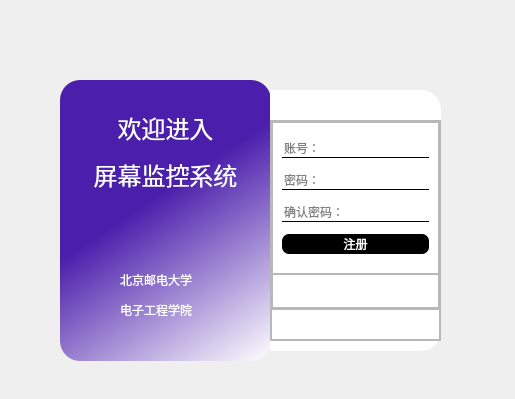
<?xml version="1.0" encoding="UTF-8"?>
<ui version="4.0">
 <class>MainWindow</class>
 <widget class="QMainWindow" name="MainWindow">
  <property name="geometry">
   <rect>
    <x>0</x>
    <y>0</y>
    <width>515</width>
    <height>399</height>
   </rect>
  </property>
  <property name="windowTitle">
   <string>MainWindow</string>
  </property>
  <widget class="QWidget" name="centralwidget">
   <widget class="QFrame" name="frame">
    <property name="geometry">
     <rect>
      <x>60</x>
      <y>80</y>
      <width>211</width>
      <height>281</height>
     </rect>
    </property>
    <property name="styleSheet">
     <string notr="true">#frame{
	background-color: qlineargradient(spread:pad, x1:0.659, y1:0.313, x2:1, y2:1, stop:0 rgba(75, 30, 171, 255), stop:1 rgba(255, 255, 255, 255));
border-radius:20px;}</string>
    </property>
    <property name="frameShape">
     <enum>QFrame::StyledPanel</enum>
    </property>
    <property name="frameShadow">
     <enum>QFrame::Raised</enum>
    </property>
    <widget class="QLabel" name="label">
     <property name="geometry">
      <rect>
       <x>30</x>
       <y>30</y>
       <width>151</width>
       <height>81</height>
      </rect>
     </property>
     <property name="styleSheet">
      <string notr="true">color: rgb(255, 255, 255);
font: 9pt &quot;微软雅黑&quot;;
</string>
     </property>
     <property name="text">
      <string>&lt;!DOCTYPE HTML PUBLIC &quot;-//W3C//DTD HTML 4.0//EN&quot; &quot;http://www.w3.org/TR/REC-html40/strict.dtd&quot;&gt;
&lt;html&gt;&lt;head&gt;&lt;meta name=&quot;qrichtext&quot; content=&quot;1&quot; /&gt;&lt;style type=&quot;text/css&quot;&gt;
p, li { white-space: pre-wrap; }
&lt;/style&gt;&lt;/head&gt;&lt;body style=&quot; font-family:'微软雅黑'; font-size:9pt; font-weight:400; font-style:normal;&quot;&gt;
&lt;p align=&quot;center&quot; style=&quot; margin-top:12px; margin-bottom:12px; margin-left:0px; margin-right:0px; -qt-block-indent:0; text-indent:0px;&quot;&gt;&lt;span style=&quot; font-family:'微软雅黑 Light'; font-size:18pt; font-weight:48; color:#ffffff;&quot;&gt;欢迎进入&lt;/span&gt;&lt;/p&gt;
&lt;p align=&quot;center&quot; style=&quot; margin-top:12px; margin-bottom:12px; margin-left:0px; margin-right:0px; -qt-block-indent:0; text-indent:0px;&quot;&gt;&lt;span style=&quot; font-family:'微软雅黑 Light'; font-size:18pt; font-weight:48; color:#ffffff;&quot;&gt;屏幕监控系统&lt;/span&gt;&lt;/p&gt;&lt;/body&gt;&lt;/html&gt;</string>
     </property>
    </widget>
    <widget class="QLabel" name="label_2">
     <property name="geometry">
      <rect>
       <x>60</x>
       <y>180</y>
       <width>101</width>
       <height>71</height>
      </rect>
     </property>
     <property name="styleSheet">
      <string notr="true">color: rgb(255, 255, 255);
font: 12pt &quot;幼圆&quot;;</string>
     </property>
     <property name="text">
      <string>&lt;html&gt;&lt;head/&gt;&lt;body&gt;&lt;p align=&quot;justify&quot;&gt;北京邮电大学&lt;/p&gt;&lt;p align=&quot;justify&quot;&gt;电子工程学院&lt;/p&gt;&lt;/body&gt;&lt;/html&gt;</string>
     </property>
    </widget>
   </widget>
   <widget class="QFrame" name="frame_2">
    <property name="geometry">
     <rect>
      <x>270</x>
      <y>90</y>
      <width>171</width>
      <height>261</height>
     </rect>
    </property>
    <property name="styleSheet">
     <string notr="true">#frame_2
{
	background-color: rgb(255, 255, 255);
	
	border-top-right-radius:20px;
	border-bottom-right-radius:20px;
}</string>
    </property>
    <property name="frameShape">
     <enum>QFrame::StyledPanel</enum>
    </property>
    <property name="frameShadow">
     <enum>QFrame::Raised</enum>
    </property>
    <property name="lineWidth">
     <number>0</number>
    </property>
    <widget class="QPushButton" name="pushButton">
     <property name="geometry">
      <rect>
       <x>130</x>
       <y>0</y>
       <width>31</width>
       <height>31</height>
      </rect>
     </property>
     <property name="contextMenuPolicy">
      <enum>Qt::DefaultContextMenu</enum>
     </property>
     <property name="styleSheet">
      <string notr="true">QPushButton{
	border:None;
}

QPushButton:hover{
	padding-bottom:5px;
}</string>
     </property>
     <property name="text">
      <string/>
     </property>
     <property name="icon">
      <iconset resource="res.qrc">
       <normaloff>:/icons/icons/关闭.png</normaloff>:/icons/icons/关闭.png</iconset>
     </property>
     <property name="iconSize">
      <size>
       <width>25</width>
       <height>25</height>
      </size>
     </property>
    </widget>
    <widget class="QFrame" name="frame_3">
     <property name="geometry">
      <rect>
       <x>0</x>
       <y>30</y>
       <width>171</width>
       <height>221</height>
      </rect>
     </property>
     <property name="minimumSize">
      <size>
       <width>171</width>
       <height>221</height>
      </size>
     </property>
     <property name="frameShape">
      <enum>QFrame::StyledPanel</enum>
     </property>
     <property name="frameShadow">
      <enum>QFrame::Raised</enum>
     </property>
     <property name="lineWidth">
      <number>0</number>
     </property>
     <layout class="QVBoxLayout" name="verticalLayout">
      <property name="spacing">
       <number>0</number>
      </property>
      <property name="leftMargin">
       <number>0</number>
      </property>
      <property name="topMargin">
       <number>0</number>
      </property>
      <property name="rightMargin">
       <number>0</number>
      </property>
      <property name="bottomMargin">
       <number>0</number>
      </property>
      <item>
       <widget class="QFrame" name="frame_4">
        <property name="sizePolicy">
         <sizepolicy hsizetype="Preferred" vsizetype="Expanding">
          <horstretch>0</horstretch>
          <verstretch>6</verstretch>
         </sizepolicy>
        </property>
        <property name="frameShape">
         <enum>QFrame::StyledPanel</enum>
        </property>
        <property name="frameShadow">
         <enum>QFrame::Raised</enum>
        </property>
        <property name="lineWidth">
         <number>0</number>
        </property>
        <layout class="QVBoxLayout" name="verticalLayout_3">
         <property name="spacing">
          <number>0</number>
         </property>
         <property name="leftMargin">
          <number>0</number>
         </property>
         <property name="topMargin">
          <number>0</number>
         </property>
         <property name="rightMargin">
          <number>0</number>
         </property>
         <property name="bottomMargin">
          <number>0</number>
         </property>
         <item>
          <widget class="QFrame" name="frame_6">
           <property name="sizePolicy">
            <sizepolicy hsizetype="Preferred" vsizetype="Expanding">
             <horstretch>0</horstretch>
             <verstretch>6</verstretch>
            </sizepolicy>
           </property>
           <property name="toolTipDuration">
            <number>0</number>
           </property>
           <property name="frameShape">
            <enum>QFrame::StyledPanel</enum>
           </property>
           <property name="frameShadow">
            <enum>QFrame::Raised</enum>
           </property>
           <property name="lineWidth">
            <number>0</number>
           </property>
           <layout class="QVBoxLayout" name="verticalLayout_4">
            <property name="spacing">
             <number>0</number>
            </property>
            <property name="leftMargin">
             <number>0</number>
            </property>
            <property name="topMargin">
             <number>0</number>
            </property>
            <property name="rightMargin">
             <number>0</number>
            </property>
            <property name="bottomMargin">
             <number>0</number>
            </property>
            <item>
             <widget class="QStackedWidget" name="stackedWidget_2">
              <property name="styleSheet">
               <string notr="true">QLineEdit{
	
	background-color: rgba(255, 255, 255,0);
	border:None;
	border-bottom:1px solid black;
}
QPushButton{
	background-color: rgb(0, 0, 0);
	color: rgb(255, 255, 255);
	border:None;
	border-radius:7px;
}
QPushButton:pressed{
	padding-top:5px;
	padding-left:5px;
}


</string>
              </property>
              <property name="currentIndex">
               <number>1</number>
              </property>
              <widget class="QWidget" name="page_Login">
               <layout class="QVBoxLayout" name="verticalLayout_5">
                <item>
                 <widget class="QLineEdit" name="lineEdit_L_account">
                  <property name="minimumSize">
                   <size>
                    <width>0</width>
                    <height>25</height>
                   </size>
                  </property>
                  <property name="placeholderText">
                   <string>账号：</string>
                  </property>
                 </widget>
                </item>
                <item>
                 <widget class="QLineEdit" name="lineEdit_L_password">
                  <property name="minimumSize">
                   <size>
                    <width>0</width>
                    <height>25</height>
                   </size>
                  </property>
                  <property name="echoMode">
                   <enum>QLineEdit::Password</enum>
                  </property>
                  <property name="placeholderText">
                   <string>密码：</string>
                  </property>
                 </widget>
                </item>
                <item>
                 <widget class="QPushButton" name="pushButton_L_sure">
                  <property name="minimumSize">
                   <size>
                    <width>0</width>
                    <height>30</height>
                   </size>
                  </property>
                  <property name="text">
                   <string>确认</string>
                  </property>
                 </widget>
                </item>
               </layout>
              </widget>
              <widget class="QWidget" name="page_Register">
               <layout class="QVBoxLayout" name="verticalLayout_6">
                <item>
                 <widget class="QLineEdit" name="lineEdit_R_account">
                  <property name="minimumSize">
                   <size>
                    <width>0</width>
                    <height>20</height>
                   </size>
                  </property>
                  <property name="placeholderText">
                   <string>账号：</string>
                  </property>
                 </widget>
                </item>
                <item>
                 <widget class="QLineEdit" name="lineEdit__R_password_R_password_2">
                  <property name="minimumSize">
                   <size>
                    <width>0</width>
                    <height>20</height>
                   </size>
                  </property>
                  <property name="echoMode">
                   <enum>QLineEdit::Password</enum>
                  </property>
                  <property name="placeholderText">
                   <string>密码：</string>
                  </property>
                 </widget>
                </item>
                <item>
                 <widget class="QLineEdit" name="lineEdit_5">
                  <property name="minimumSize">
                   <size>
                    <width>0</width>
                    <height>20</height>
                   </size>
                  </property>
                  <property name="echoMode">
                   <enum>QLineEdit::Password</enum>
                  </property>
                  <property name="placeholderText">
                   <string>确认密码：</string>
                  </property>
                 </widget>
                </item>
                <item>
                 <widget class="QPushButton" name="pushButton_R_sure">
                  <property name="minimumSize">
                   <size>
                    <width>0</width>
                    <height>20</height>
                   </size>
                  </property>
                  <property name="text">
                   <string>注册</string>
                  </property>
                 </widget>
                </item>
               </layout>
              </widget>
             </widget>
            </item>
           </layout>
          </widget>
         </item>
         <item>
          <widget class="QFrame" name="frame_7">
           <property name="sizePolicy">
            <sizepolicy hsizetype="Preferred" vsizetype="Expanding">
             <horstretch>0</horstretch>
             <verstretch>1</verstretch>
            </sizepolicy>
           </property>
           <property name="styleSheet">
            <string notr="true">QPushButton{
	border:None;
}
QPushButton:pressed{
	padding-top:3px;
	padding-left:3px;
}</string>
           </property>
           <property name="frameShape">
            <enum>QFrame::StyledPanel</enum>
           </property>
           <property name="frameShadow">
            <enum>QFrame::Raised</enum>
           </property>
           <property name="lineWidth">
            <number>0</number>
           </property>
           <layout class="QHBoxLayout" name="horizontalLayout">
            <item>
             <widget class="QPushButton" name="pushButton_Login">
              <property name="text">
               <string/>
              </property>
              <property name="icon">
               <iconset resource="res.qrc">
                <normaloff>:/icons/icons/登录.png</normaloff>:/icons/icons/登录.png</iconset>
              </property>
             </widget>
            </item>
            <item>
             <widget class="QPushButton" name="pushButton_Register">
              <property name="text">
               <string/>
              </property>
              <property name="icon">
               <iconset resource="res.qrc">
                <normaloff>:/icons/icons/注册.png</normaloff>:/icons/icons/注册.png</iconset>
              </property>
             </widget>
            </item>
           </layout>
          </widget>
         </item>
        </layout>
       </widget>
      </item>
      <item>
       <widget class="QFrame" name="frame_5">
        <property name="sizePolicy">
         <sizepolicy hsizetype="Preferred" vsizetype="Expanding">
          <horstretch>0</horstretch>
          <verstretch>1</verstretch>
         </sizepolicy>
        </property>
        <property name="frameShape">
         <enum>QFrame::StyledPanel</enum>
        </property>
        <property name="frameShadow">
         <enum>QFrame::Raised</enum>
        </property>
        <property name="lineWidth">
         <number>0</number>
        </property>
        <layout class="QVBoxLayout" name="verticalLayout_2">
         <property name="spacing">
          <number>0</number>
         </property>
         <property name="leftMargin">
          <number>0</number>
         </property>
         <property name="topMargin">
          <number>0</number>
         </property>
         <property name="rightMargin">
          <number>0</number>
         </property>
         <property name="bottomMargin">
          <number>0</number>
         </property>
         <item>
          <widget class="QStackedWidget" name="stackedWidget">
           <widget class="QWidget" name="page"/>
           <widget class="QWidget" name="page_2"/>
          </widget>
         </item>
        </layout>
       </widget>
      </item>
     </layout>
    </widget>
   </widget>
  </widget>
 </widget>
 <resources>
  <include location="res.qrc"/>
 </resources>
 <connections>
  <connection>
   <sender>pushButton</sender>
   <signal>clicked()</signal>
   <receiver>MainWindow</receiver>
   <slot>close()</slot>
   <hints>
    <hint type="sourcelabel">
     <x>416</x>
     <y>107</y>
    </hint>
    <hint type="destinationlabel">
     <x>513</x>
     <y>72</y>
    </hint>
   </hints>
  </connection>
 </connections>
</ui>
